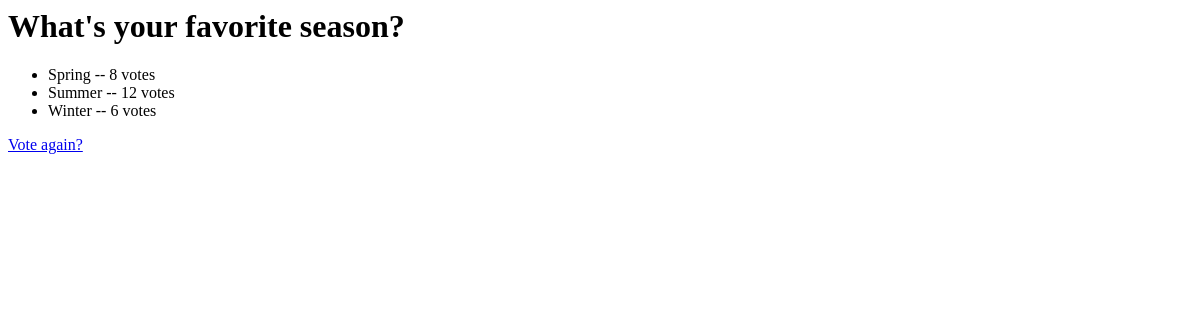
The page /polls/4/results/ on the database as committed earlier.
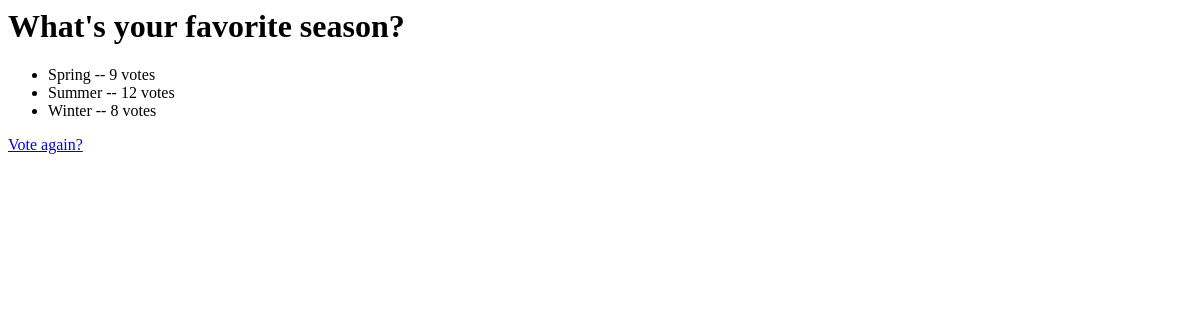
The same page on the database as committed later.
### polls/models.py (models this page shows, shortened)
class Question(models.Model):
    question_text = models.CharField(max_length=200)
    pub_date = models.DateTimeField("date published", default=timezone.now)

class Choice(models.Model):
    question = models.ForeignKey(Question, on_delete=models.CASCADE)
    choice_text = models.CharField(max_length=200)
    votes = models.IntegerField(default=0)

### polls/views.py (the view)
# urls.py: path('<int:pk>/results/',views.ResultView.as_view(),name='results'),
class ResultView(generic.DetailView):
    model = Question
    template_name = "polls/result.html"
    def get_queryset(self):
        return Question.objects.filter(pub_date__lte=timezone.now())

### polls/templates/polls/result.html
<h1>{{ question.question_text }}</h1>
<ul>
{% for choice in question.choice_set.all %}
    <li>{{ choice.choice_text }} -- {{ choice.votes }} vote{{ choice.votes|pluralize }}</li>
{% endfor %}
</ul>
<a href="{% url 'polls:detail' question.id %}">Vote again?</a>

Rows that differ between the two databases and show on the page:
changed Choice "Spring": votes "8" → "9"
changed Choice "Winter": votes "6" → "8"
